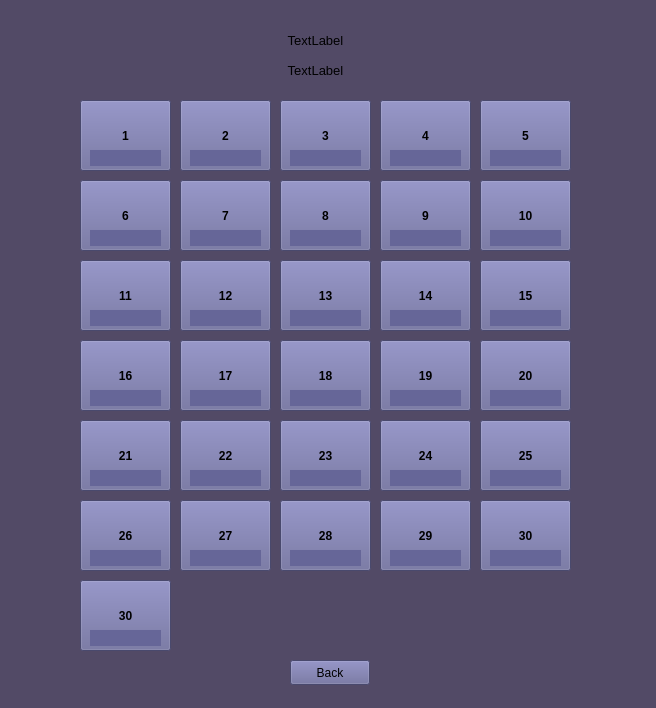
<?xml version="1.0" encoding="UTF-8"?>
<ui version="4.0">
 <class>showWorks</class>
 <widget class="QWidget" name="showWorks">
  <property name="geometry">
   <rect>
    <x>0</x>
    <y>0</y>
    <width>656</width>
    <height>708</height>
   </rect>
  </property>
  <property name="windowTitle">
   <string>showWorks</string>
  </property>
  <property name="styleSheet">
   <string notr="true">background-color:rgb(82, 74, 102);
color: rgb(0, 0, 0)</string>
  </property>
  <widget class="QPushButton" name="pushButton">
   <property name="geometry">
    <rect>
     <x>80</x>
     <y>100</y>
     <width>91</width>
     <height>71</height>
    </rect>
   </property>
   <property name="font">
    <font>
     <pointsize>9</pointsize>
     <weight>75</weight>
     <bold>true</bold>
    </font>
   </property>
   <property name="styleSheet">
    <string notr="true">background-color:rgb(102, 102, 152);
</string>
   </property>
   <property name="text">
    <string>1</string>
   </property>
  </widget>
  <widget class="QLabel" name="label">
   <property name="geometry">
    <rect>
     <x>90</x>
     <y>150</y>
     <width>71</width>
     <height>16</height>
    </rect>
   </property>
   <property name="styleSheet">
    <string notr="true">background-color:rgb(102, 102, 152);
</string>
   </property>
   <property name="text">
    <string/>
   </property>
   <property name="alignment">
    <set>Qt::AlignCenter</set>
   </property>
  </widget>
  <widget class="QLabel" name="label_2">
   <property name="geometry">
    <rect>
     <x>190</x>
     <y>150</y>
     <width>71</width>
     <height>16</height>
    </rect>
   </property>
   <property name="styleSheet">
    <string notr="true">background-color:rgb(102, 102, 152);
</string>
   </property>
   <property name="text">
    <string/>
   </property>
   <property name="alignment">
    <set>Qt::AlignCenter</set>
   </property>
  </widget>
  <widget class="QPushButton" name="pushButton_2">
   <property name="geometry">
    <rect>
     <x>180</x>
     <y>100</y>
     <width>91</width>
     <height>71</height>
    </rect>
   </property>
   <property name="font">
    <font>
     <pointsize>9</pointsize>
     <weight>75</weight>
     <bold>true</bold>
    </font>
   </property>
   <property name="styleSheet">
    <string notr="true">background-color:rgb(102, 102, 152);
</string>
   </property>
   <property name="text">
    <string>2</string>
   </property>
  </widget>
  <widget class="QPushButton" name="pushButton_3">
   <property name="geometry">
    <rect>
     <x>280</x>
     <y>100</y>
     <width>91</width>
     <height>71</height>
    </rect>
   </property>
   <property name="font">
    <font>
     <pointsize>9</pointsize>
     <weight>75</weight>
     <bold>true</bold>
    </font>
   </property>
   <property name="styleSheet">
    <string notr="true">background-color:rgb(102, 102, 152);
</string>
   </property>
   <property name="text">
    <string>3</string>
   </property>
  </widget>
  <widget class="QLabel" name="label_3">
   <property name="geometry">
    <rect>
     <x>290</x>
     <y>150</y>
     <width>71</width>
     <height>16</height>
    </rect>
   </property>
   <property name="styleSheet">
    <string notr="true">background-color:rgb(102, 102, 152);
</string>
   </property>
   <property name="text">
    <string/>
   </property>
   <property name="alignment">
    <set>Qt::AlignCenter</set>
   </property>
  </widget>
  <widget class="QPushButton" name="pushButton_4">
   <property name="geometry">
    <rect>
     <x>380</x>
     <y>100</y>
     <width>91</width>
     <height>71</height>
    </rect>
   </property>
   <property name="font">
    <font>
     <pointsize>9</pointsize>
     <weight>75</weight>
     <bold>true</bold>
    </font>
   </property>
   <property name="styleSheet">
    <string notr="true">background-color:rgb(102, 102, 152);
</string>
   </property>
   <property name="text">
    <string>4</string>
   </property>
  </widget>
  <widget class="QLabel" name="label_4">
   <property name="geometry">
    <rect>
     <x>390</x>
     <y>150</y>
     <width>71</width>
     <height>16</height>
    </rect>
   </property>
   <property name="styleSheet">
    <string notr="true">background-color:rgb(102, 102, 152);
</string>
   </property>
   <property name="text">
    <string/>
   </property>
   <property name="alignment">
    <set>Qt::AlignCenter</set>
   </property>
  </widget>
  <widget class="QLabel" name="label_5">
   <property name="geometry">
    <rect>
     <x>490</x>
     <y>150</y>
     <width>71</width>
     <height>16</height>
    </rect>
   </property>
   <property name="styleSheet">
    <string notr="true">background-color:rgb(102, 102, 152);
</string>
   </property>
   <property name="text">
    <string/>
   </property>
   <property name="alignment">
    <set>Qt::AlignCenter</set>
   </property>
  </widget>
  <widget class="QPushButton" name="pushButton_5">
   <property name="geometry">
    <rect>
     <x>480</x>
     <y>100</y>
     <width>91</width>
     <height>71</height>
    </rect>
   </property>
   <property name="font">
    <font>
     <pointsize>9</pointsize>
     <weight>75</weight>
     <bold>true</bold>
    </font>
   </property>
   <property name="styleSheet">
    <string notr="true">background-color:rgb(102, 102, 152);
</string>
   </property>
   <property name="text">
    <string>5</string>
   </property>
  </widget>
  <widget class="QLabel" name="label_9">
   <property name="geometry">
    <rect>
     <x>390</x>
     <y>230</y>
     <width>71</width>
     <height>16</height>
    </rect>
   </property>
   <property name="styleSheet">
    <string notr="true">background-color:rgb(102, 102, 152);
</string>
   </property>
   <property name="text">
    <string/>
   </property>
   <property name="alignment">
    <set>Qt::AlignCenter</set>
   </property>
  </widget>
  <widget class="QLabel" name="label_10">
   <property name="geometry">
    <rect>
     <x>490</x>
     <y>230</y>
     <width>71</width>
     <height>16</height>
    </rect>
   </property>
   <property name="styleSheet">
    <string notr="true">background-color:rgb(102, 102, 152);
</string>
   </property>
   <property name="text">
    <string/>
   </property>
   <property name="alignment">
    <set>Qt::AlignCenter</set>
   </property>
  </widget>
  <widget class="QLabel" name="label_6">
   <property name="geometry">
    <rect>
     <x>90</x>
     <y>230</y>
     <width>71</width>
     <height>16</height>
    </rect>
   </property>
   <property name="styleSheet">
    <string notr="true">background-color:rgb(102, 102, 152);
</string>
   </property>
   <property name="text">
    <string/>
   </property>
   <property name="alignment">
    <set>Qt::AlignCenter</set>
   </property>
  </widget>
  <widget class="QPushButton" name="pushButton_6">
   <property name="geometry">
    <rect>
     <x>180</x>
     <y>180</y>
     <width>91</width>
     <height>71</height>
    </rect>
   </property>
   <property name="font">
    <font>
     <pointsize>9</pointsize>
     <weight>75</weight>
     <bold>true</bold>
    </font>
   </property>
   <property name="styleSheet">
    <string notr="true">background-color:rgb(102, 102, 152);
</string>
   </property>
   <property name="text">
    <string>7</string>
   </property>
  </widget>
  <widget class="QLabel" name="label_8">
   <property name="geometry">
    <rect>
     <x>290</x>
     <y>230</y>
     <width>71</width>
     <height>16</height>
    </rect>
   </property>
   <property name="styleSheet">
    <string notr="true">background-color:rgb(102, 102, 152);
</string>
   </property>
   <property name="text">
    <string/>
   </property>
   <property name="alignment">
    <set>Qt::AlignCenter</set>
   </property>
  </widget>
  <widget class="QLabel" name="label_7">
   <property name="geometry">
    <rect>
     <x>190</x>
     <y>230</y>
     <width>71</width>
     <height>16</height>
    </rect>
   </property>
   <property name="styleSheet">
    <string notr="true">background-color:rgb(102, 102, 152);
</string>
   </property>
   <property name="text">
    <string/>
   </property>
   <property name="alignment">
    <set>Qt::AlignCenter</set>
   </property>
  </widget>
  <widget class="QPushButton" name="pushButton_7">
   <property name="geometry">
    <rect>
     <x>280</x>
     <y>180</y>
     <width>91</width>
     <height>71</height>
    </rect>
   </property>
   <property name="font">
    <font>
     <pointsize>9</pointsize>
     <weight>75</weight>
     <bold>true</bold>
    </font>
   </property>
   <property name="styleSheet">
    <string notr="true">background-color:rgb(102, 102, 152);
</string>
   </property>
   <property name="text">
    <string>8</string>
   </property>
  </widget>
  <widget class="QPushButton" name="pushButton_8">
   <property name="geometry">
    <rect>
     <x>80</x>
     <y>180</y>
     <width>91</width>
     <height>71</height>
    </rect>
   </property>
   <property name="font">
    <font>
     <pointsize>9</pointsize>
     <weight>75</weight>
     <bold>true</bold>
    </font>
   </property>
   <property name="styleSheet">
    <string notr="true">background-color:rgb(102, 102, 152);
</string>
   </property>
   <property name="text">
    <string>6</string>
   </property>
  </widget>
  <widget class="QPushButton" name="pushButton_9">
   <property name="geometry">
    <rect>
     <x>380</x>
     <y>180</y>
     <width>91</width>
     <height>71</height>
    </rect>
   </property>
   <property name="font">
    <font>
     <pointsize>9</pointsize>
     <weight>75</weight>
     <bold>true</bold>
    </font>
   </property>
   <property name="styleSheet">
    <string notr="true">background-color:rgb(102, 102, 152);
</string>
   </property>
   <property name="text">
    <string>9</string>
   </property>
  </widget>
  <widget class="QPushButton" name="pushButton_10">
   <property name="geometry">
    <rect>
     <x>480</x>
     <y>180</y>
     <width>91</width>
     <height>71</height>
    </rect>
   </property>
   <property name="font">
    <font>
     <pointsize>9</pointsize>
     <weight>75</weight>
     <bold>true</bold>
    </font>
   </property>
   <property name="styleSheet">
    <string notr="true">background-color:rgb(102, 102, 152);
</string>
   </property>
   <property name="text">
    <string>10</string>
   </property>
  </widget>
  <widget class="QLabel" name="label_14">
   <property name="geometry">
    <rect>
     <x>390</x>
     <y>310</y>
     <width>71</width>
     <height>16</height>
    </rect>
   </property>
   <property name="styleSheet">
    <string notr="true">background-color:rgb(102, 102, 152);
</string>
   </property>
   <property name="text">
    <string/>
   </property>
   <property name="alignment">
    <set>Qt::AlignCenter</set>
   </property>
  </widget>
  <widget class="QLabel" name="label_15">
   <property name="geometry">
    <rect>
     <x>490</x>
     <y>310</y>
     <width>71</width>
     <height>16</height>
    </rect>
   </property>
   <property name="styleSheet">
    <string notr="true">background-color:rgb(102, 102, 152);
</string>
   </property>
   <property name="text">
    <string/>
   </property>
   <property name="alignment">
    <set>Qt::AlignCenter</set>
   </property>
  </widget>
  <widget class="QLabel" name="label_11">
   <property name="geometry">
    <rect>
     <x>90</x>
     <y>310</y>
     <width>71</width>
     <height>16</height>
    </rect>
   </property>
   <property name="styleSheet">
    <string notr="true">background-color:rgb(102, 102, 152);
</string>
   </property>
   <property name="text">
    <string/>
   </property>
   <property name="alignment">
    <set>Qt::AlignCenter</set>
   </property>
  </widget>
  <widget class="QPushButton" name="pushButton_11">
   <property name="geometry">
    <rect>
     <x>180</x>
     <y>260</y>
     <width>91</width>
     <height>71</height>
    </rect>
   </property>
   <property name="font">
    <font>
     <pointsize>9</pointsize>
     <weight>75</weight>
     <bold>true</bold>
    </font>
   </property>
   <property name="styleSheet">
    <string notr="true">background-color:rgb(102, 102, 152);
</string>
   </property>
   <property name="text">
    <string>12</string>
   </property>
  </widget>
  <widget class="QLabel" name="label_13">
   <property name="geometry">
    <rect>
     <x>290</x>
     <y>310</y>
     <width>71</width>
     <height>16</height>
    </rect>
   </property>
   <property name="styleSheet">
    <string notr="true">background-color:rgb(102, 102, 152);
</string>
   </property>
   <property name="text">
    <string/>
   </property>
   <property name="alignment">
    <set>Qt::AlignCenter</set>
   </property>
  </widget>
  <widget class="QLabel" name="label_12">
   <property name="geometry">
    <rect>
     <x>190</x>
     <y>310</y>
     <width>71</width>
     <height>16</height>
    </rect>
   </property>
   <property name="styleSheet">
    <string notr="true">background-color:rgb(102, 102, 152);
</string>
   </property>
   <property name="text">
    <string/>
   </property>
   <property name="alignment">
    <set>Qt::AlignCenter</set>
   </property>
  </widget>
  <widget class="QPushButton" name="pushButton_12">
   <property name="geometry">
    <rect>
     <x>280</x>
     <y>260</y>
     <width>91</width>
     <height>71</height>
    </rect>
   </property>
   <property name="font">
    <font>
     <pointsize>9</pointsize>
     <weight>75</weight>
     <bold>true</bold>
    </font>
   </property>
   <property name="styleSheet">
    <string notr="true">background-color:rgb(102, 102, 152);
</string>
   </property>
   <property name="text">
    <string>13</string>
   </property>
  </widget>
  <widget class="QPushButton" name="pushButton_13">
   <property name="geometry">
    <rect>
     <x>80</x>
     <y>260</y>
     <width>91</width>
     <height>71</height>
    </rect>
   </property>
   <property name="font">
    <font>
     <pointsize>9</pointsize>
     <weight>75</weight>
     <bold>true</bold>
    </font>
   </property>
   <property name="styleSheet">
    <string notr="true">background-color:rgb(102, 102, 152);
</string>
   </property>
   <property name="text">
    <string>11</string>
   </property>
  </widget>
  <widget class="QPushButton" name="pushButton_14">
   <property name="geometry">
    <rect>
     <x>380</x>
     <y>260</y>
     <width>91</width>
     <height>71</height>
    </rect>
   </property>
   <property name="font">
    <font>
     <pointsize>9</pointsize>
     <weight>75</weight>
     <bold>true</bold>
    </font>
   </property>
   <property name="styleSheet">
    <string notr="true">background-color:rgb(102, 102, 152);
</string>
   </property>
   <property name="text">
    <string>14</string>
   </property>
  </widget>
  <widget class="QPushButton" name="pushButton_15">
   <property name="geometry">
    <rect>
     <x>480</x>
     <y>260</y>
     <width>91</width>
     <height>71</height>
    </rect>
   </property>
   <property name="font">
    <font>
     <pointsize>9</pointsize>
     <weight>75</weight>
     <bold>true</bold>
    </font>
   </property>
   <property name="styleSheet">
    <string notr="true">background-color:rgb(102, 102, 152);
</string>
   </property>
   <property name="text">
    <string>15</string>
   </property>
  </widget>
  <widget class="QLabel" name="label_19">
   <property name="geometry">
    <rect>
     <x>390</x>
     <y>390</y>
     <width>71</width>
     <height>16</height>
    </rect>
   </property>
   <property name="styleSheet">
    <string notr="true">background-color:rgb(102, 102, 152);
</string>
   </property>
   <property name="text">
    <string/>
   </property>
   <property name="alignment">
    <set>Qt::AlignCenter</set>
   </property>
  </widget>
  <widget class="QLabel" name="label_20">
   <property name="geometry">
    <rect>
     <x>490</x>
     <y>390</y>
     <width>71</width>
     <height>16</height>
    </rect>
   </property>
   <property name="styleSheet">
    <string notr="true">background-color:rgb(102, 102, 152);
</string>
   </property>
   <property name="text">
    <string/>
   </property>
   <property name="alignment">
    <set>Qt::AlignCenter</set>
   </property>
  </widget>
  <widget class="QLabel" name="label_16">
   <property name="geometry">
    <rect>
     <x>90</x>
     <y>390</y>
     <width>71</width>
     <height>16</height>
    </rect>
   </property>
   <property name="styleSheet">
    <string notr="true">background-color:rgb(102, 102, 152);
</string>
   </property>
   <property name="text">
    <string/>
   </property>
   <property name="alignment">
    <set>Qt::AlignCenter</set>
   </property>
  </widget>
  <widget class="QPushButton" name="pushButton_16">
   <property name="geometry">
    <rect>
     <x>180</x>
     <y>340</y>
     <width>91</width>
     <height>71</height>
    </rect>
   </property>
   <property name="font">
    <font>
     <pointsize>9</pointsize>
     <weight>75</weight>
     <bold>true</bold>
    </font>
   </property>
   <property name="styleSheet">
    <string notr="true">background-color:rgb(102, 102, 152);
</string>
   </property>
   <property name="text">
    <string>17</string>
   </property>
  </widget>
  <widget class="QLabel" name="label_18">
   <property name="geometry">
    <rect>
     <x>290</x>
     <y>390</y>
     <width>71</width>
     <height>16</height>
    </rect>
   </property>
   <property name="styleSheet">
    <string notr="true">background-color:rgb(102, 102, 152);
</string>
   </property>
   <property name="text">
    <string/>
   </property>
   <property name="alignment">
    <set>Qt::AlignCenter</set>
   </property>
  </widget>
  <widget class="QLabel" name="label_17">
   <property name="geometry">
    <rect>
     <x>190</x>
     <y>390</y>
     <width>71</width>
     <height>16</height>
    </rect>
   </property>
   <property name="styleSheet">
    <string notr="true">background-color:rgb(102, 102, 152);
</string>
   </property>
   <property name="text">
    <string/>
   </property>
   <property name="alignment">
    <set>Qt::AlignCenter</set>
   </property>
  </widget>
  <widget class="QPushButton" name="pushButton_17">
   <property name="geometry">
    <rect>
     <x>280</x>
     <y>340</y>
     <width>91</width>
     <height>71</height>
    </rect>
   </property>
   <property name="font">
    <font>
     <pointsize>9</pointsize>
     <weight>75</weight>
     <bold>true</bold>
    </font>
   </property>
   <property name="styleSheet">
    <string notr="true">background-color:rgb(102, 102, 152);
</string>
   </property>
   <property name="text">
    <string>18</string>
   </property>
  </widget>
  <widget class="QPushButton" name="pushButton_18">
   <property name="geometry">
    <rect>
     <x>80</x>
     <y>340</y>
     <width>91</width>
     <height>71</height>
    </rect>
   </property>
   <property name="font">
    <font>
     <pointsize>9</pointsize>
     <weight>75</weight>
     <bold>true</bold>
    </font>
   </property>
   <property name="styleSheet">
    <string notr="true">background-color:rgb(102, 102, 152);
</string>
   </property>
   <property name="text">
    <string>16</string>
   </property>
  </widget>
  <widget class="QPushButton" name="pushButton_19">
   <property name="geometry">
    <rect>
     <x>380</x>
     <y>340</y>
     <width>91</width>
     <height>71</height>
    </rect>
   </property>
   <property name="font">
    <font>
     <pointsize>9</pointsize>
     <weight>75</weight>
     <bold>true</bold>
    </font>
   </property>
   <property name="styleSheet">
    <string notr="true">background-color:rgb(102, 102, 152);
</string>
   </property>
   <property name="text">
    <string>19</string>
   </property>
  </widget>
  <widget class="QPushButton" name="pushButton_20">
   <property name="geometry">
    <rect>
     <x>480</x>
     <y>340</y>
     <width>91</width>
     <height>71</height>
    </rect>
   </property>
   <property name="font">
    <font>
     <pointsize>9</pointsize>
     <weight>75</weight>
     <bold>true</bold>
    </font>
   </property>
   <property name="styleSheet">
    <string notr="true">background-color:rgb(102, 102, 152);
</string>
   </property>
   <property name="text">
    <string>20</string>
   </property>
  </widget>
  <widget class="QLabel" name="label_24">
   <property name="geometry">
    <rect>
     <x>390</x>
     <y>470</y>
     <width>71</width>
     <height>16</height>
    </rect>
   </property>
   <property name="styleSheet">
    <string notr="true">background-color:rgb(102, 102, 152);
</string>
   </property>
   <property name="text">
    <string/>
   </property>
   <property name="alignment">
    <set>Qt::AlignCenter</set>
   </property>
  </widget>
  <widget class="QLabel" name="label_25">
   <property name="geometry">
    <rect>
     <x>490</x>
     <y>470</y>
     <width>71</width>
     <height>16</height>
    </rect>
   </property>
   <property name="styleSheet">
    <string notr="true">background-color:rgb(102, 102, 152);
</string>
   </property>
   <property name="text">
    <string/>
   </property>
   <property name="alignment">
    <set>Qt::AlignCenter</set>
   </property>
  </widget>
  <widget class="QLabel" name="label_21">
   <property name="geometry">
    <rect>
     <x>90</x>
     <y>470</y>
     <width>71</width>
     <height>16</height>
    </rect>
   </property>
   <property name="styleSheet">
    <string notr="true">background-color:rgb(102, 102, 152);
</string>
   </property>
   <property name="text">
    <string/>
   </property>
   <property name="alignment">
    <set>Qt::AlignCenter</set>
   </property>
  </widget>
  <widget class="QPushButton" name="pushButton_21">
   <property name="geometry">
    <rect>
     <x>180</x>
     <y>420</y>
     <width>91</width>
     <height>71</height>
    </rect>
   </property>
   <property name="font">
    <font>
     <pointsize>9</pointsize>
     <weight>75</weight>
     <bold>true</bold>
    </font>
   </property>
   <property name="styleSheet">
    <string notr="true">background-color:rgb(102, 102, 152);
</string>
   </property>
   <property name="text">
    <string>22</string>
   </property>
  </widget>
  <widget class="QLabel" name="label_23">
   <property name="geometry">
    <rect>
     <x>290</x>
     <y>470</y>
     <width>71</width>
     <height>16</height>
    </rect>
   </property>
   <property name="styleSheet">
    <string notr="true">background-color:rgb(102, 102, 152);
</string>
   </property>
   <property name="text">
    <string/>
   </property>
   <property name="alignment">
    <set>Qt::AlignCenter</set>
   </property>
  </widget>
  <widget class="QLabel" name="label_22">
   <property name="geometry">
    <rect>
     <x>190</x>
     <y>470</y>
     <width>71</width>
     <height>16</height>
    </rect>
   </property>
   <property name="styleSheet">
    <string notr="true">background-color:rgb(102, 102, 152);
</string>
   </property>
   <property name="text">
    <string/>
   </property>
   <property name="alignment">
    <set>Qt::AlignCenter</set>
   </property>
  </widget>
  <widget class="QPushButton" name="pushButton_22">
   <property name="geometry">
    <rect>
     <x>280</x>
     <y>420</y>
     <width>91</width>
     <height>71</height>
    </rect>
   </property>
   <property name="font">
    <font>
     <pointsize>9</pointsize>
     <weight>75</weight>
     <bold>true</bold>
    </font>
   </property>
   <property name="styleSheet">
    <string notr="true">background-color:rgb(102, 102, 152);
</string>
   </property>
   <property name="text">
    <string>23</string>
   </property>
  </widget>
  <widget class="QPushButton" name="pushButton_23">
   <property name="geometry">
    <rect>
     <x>80</x>
     <y>420</y>
     <width>91</width>
     <height>71</height>
    </rect>
   </property>
   <property name="font">
    <font>
     <pointsize>9</pointsize>
     <weight>75</weight>
     <bold>true</bold>
    </font>
   </property>
   <property name="styleSheet">
    <string notr="true">background-color:rgb(102, 102, 152);
</string>
   </property>
   <property name="text">
    <string>21</string>
   </property>
  </widget>
  <widget class="QPushButton" name="pushButton_24">
   <property name="geometry">
    <rect>
     <x>380</x>
     <y>420</y>
     <width>91</width>
     <height>71</height>
    </rect>
   </property>
   <property name="font">
    <font>
     <pointsize>9</pointsize>
     <weight>75</weight>
     <bold>true</bold>
    </font>
   </property>
   <property name="styleSheet">
    <string notr="true">background-color:rgb(102, 102, 152);
</string>
   </property>
   <property name="text">
    <string>24</string>
   </property>
  </widget>
  <widget class="QPushButton" name="pushButton_25">
   <property name="geometry">
    <rect>
     <x>480</x>
     <y>420</y>
     <width>91</width>
     <height>71</height>
    </rect>
   </property>
   <property name="font">
    <font>
     <pointsize>9</pointsize>
     <weight>75</weight>
     <bold>true</bold>
    </font>
   </property>
   <property name="styleSheet">
    <string notr="true">background-color:rgb(102, 102, 152);
</string>
   </property>
   <property name="text">
    <string>25</string>
   </property>
  </widget>
  <widget class="QLabel" name="label_29">
   <property name="geometry">
    <rect>
     <x>390</x>
     <y>550</y>
     <width>71</width>
     <height>16</height>
    </rect>
   </property>
   <property name="styleSheet">
    <string notr="true">background-color:rgb(102, 102, 152);
</string>
   </property>
   <property name="text">
    <string/>
   </property>
   <property name="alignment">
    <set>Qt::AlignCenter</set>
   </property>
  </widget>
  <widget class="QLabel" name="label_30">
   <property name="geometry">
    <rect>
     <x>490</x>
     <y>550</y>
     <width>71</width>
     <height>16</height>
    </rect>
   </property>
   <property name="styleSheet">
    <string notr="true">background-color:rgb(102, 102, 152);
</string>
   </property>
   <property name="text">
    <string/>
   </property>
   <property name="alignment">
    <set>Qt::AlignCenter</set>
   </property>
  </widget>
  <widget class="QLabel" name="label_26">
   <property name="geometry">
    <rect>
     <x>90</x>
     <y>550</y>
     <width>71</width>
     <height>16</height>
    </rect>
   </property>
   <property name="styleSheet">
    <string notr="true">background-color:rgb(102, 102, 152);
</string>
   </property>
   <property name="text">
    <string/>
   </property>
   <property name="alignment">
    <set>Qt::AlignCenter</set>
   </property>
  </widget>
  <widget class="QPushButton" name="pushButton_26">
   <property name="geometry">
    <rect>
     <x>180</x>
     <y>500</y>
     <width>91</width>
     <height>71</height>
    </rect>
   </property>
   <property name="font">
    <font>
     <pointsize>9</pointsize>
     <weight>75</weight>
     <bold>true</bold>
    </font>
   </property>
   <property name="styleSheet">
    <string notr="true">background-color:rgb(102, 102, 152);
</string>
   </property>
   <property name="text">
    <string>27</string>
   </property>
  </widget>
  <widget class="QLabel" name="label_28">
   <property name="geometry">
    <rect>
     <x>290</x>
     <y>550</y>
     <width>71</width>
     <height>16</height>
    </rect>
   </property>
   <property name="styleSheet">
    <string notr="true">background-color:rgb(102, 102, 152);
</string>
   </property>
   <property name="text">
    <string/>
   </property>
   <property name="alignment">
    <set>Qt::AlignCenter</set>
   </property>
  </widget>
  <widget class="QLabel" name="label_27">
   <property name="geometry">
    <rect>
     <x>190</x>
     <y>550</y>
     <width>71</width>
     <height>16</height>
    </rect>
   </property>
   <property name="styleSheet">
    <string notr="true">background-color:rgb(102, 102, 152);
</string>
   </property>
   <property name="text">
    <string/>
   </property>
   <property name="alignment">
    <set>Qt::AlignCenter</set>
   </property>
  </widget>
  <widget class="QPushButton" name="pushButton_27">
   <property name="geometry">
    <rect>
     <x>280</x>
     <y>500</y>
     <width>91</width>
     <height>71</height>
    </rect>
   </property>
   <property name="font">
    <font>
     <pointsize>9</pointsize>
     <weight>75</weight>
     <bold>true</bold>
    </font>
   </property>
   <property name="styleSheet">
    <string notr="true">background-color:rgb(102, 102, 152);
</string>
   </property>
   <property name="text">
    <string>28</string>
   </property>
  </widget>
  <widget class="QPushButton" name="pushButton_28">
   <property name="geometry">
    <rect>
     <x>80</x>
     <y>500</y>
     <width>91</width>
     <height>71</height>
    </rect>
   </property>
   <property name="font">
    <font>
     <pointsize>9</pointsize>
     <weight>75</weight>
     <bold>true</bold>
    </font>
   </property>
   <property name="styleSheet">
    <string notr="true">background-color:rgb(102, 102, 152);
</string>
   </property>
   <property name="text">
    <string>26</string>
   </property>
  </widget>
  <widget class="QPushButton" name="pushButton_29">
   <property name="geometry">
    <rect>
     <x>380</x>
     <y>500</y>
     <width>91</width>
     <height>71</height>
    </rect>
   </property>
   <property name="font">
    <font>
     <pointsize>9</pointsize>
     <weight>75</weight>
     <bold>true</bold>
    </font>
   </property>
   <property name="styleSheet">
    <string notr="true">background-color:rgb(102, 102, 152);
</string>
   </property>
   <property name="text">
    <string>29</string>
   </property>
  </widget>
  <widget class="QPushButton" name="pushButton_30">
   <property name="geometry">
    <rect>
     <x>480</x>
     <y>500</y>
     <width>91</width>
     <height>71</height>
    </rect>
   </property>
   <property name="font">
    <font>
     <pointsize>9</pointsize>
     <weight>75</weight>
     <bold>true</bold>
    </font>
   </property>
   <property name="styleSheet">
    <string notr="true">background-color:rgb(102, 102, 152);
</string>
   </property>
   <property name="text">
    <string>30</string>
   </property>
  </widget>
  <widget class="QPushButton" name="pushButton_31">
   <property name="geometry">
    <rect>
     <x>80</x>
     <y>580</y>
     <width>91</width>
     <height>71</height>
    </rect>
   </property>
   <property name="font">
    <font>
     <pointsize>9</pointsize>
     <weight>75</weight>
     <bold>true</bold>
    </font>
   </property>
   <property name="styleSheet">
    <string notr="true">background-color:rgb(102, 102, 152);
</string>
   </property>
   <property name="text">
    <string>30</string>
   </property>
  </widget>
  <widget class="QLabel" name="label_31">
   <property name="geometry">
    <rect>
     <x>90</x>
     <y>630</y>
     <width>71</width>
     <height>16</height>
    </rect>
   </property>
   <property name="styleSheet">
    <string notr="true">background-color:rgb(102, 102, 152);
</string>
   </property>
   <property name="text">
    <string/>
   </property>
   <property name="alignment">
    <set>Qt::AlignCenter</set>
   </property>
  </widget>
  <widget class="QPushButton" name="back">
   <property name="geometry">
    <rect>
     <x>290</x>
     <y>660</y>
     <width>80</width>
     <height>25</height>
    </rect>
   </property>
   <property name="styleSheet">
    <string notr="true">background-color:rgb(102, 102, 152);
</string>
   </property>
   <property name="text">
    <string>Back</string>
   </property>
  </widget>
  <widget class="QLabel" name="year">
   <property name="geometry">
    <rect>
     <x>240</x>
     <y>30</y>
     <width>151</width>
     <height>21</height>
    </rect>
   </property>
   <property name="font">
    <font>
     <pointsize>10</pointsize>
    </font>
   </property>
   <property name="text">
    <string>TextLabel</string>
   </property>
   <property name="alignment">
    <set>Qt::AlignCenter</set>
   </property>
  </widget>
  <widget class="QLabel" name="month">
   <property name="geometry">
    <rect>
     <x>240</x>
     <y>60</y>
     <width>151</width>
     <height>21</height>
    </rect>
   </property>
   <property name="font">
    <font>
     <pointsize>10</pointsize>
    </font>
   </property>
   <property name="text">
    <string>TextLabel</string>
   </property>
   <property name="alignment">
    <set>Qt::AlignCenter</set>
   </property>
  </widget>
  <zorder>back</zorder>
  <zorder>pushButton_31</zorder>
  <zorder>pushButton_28</zorder>
  <zorder>pushButton_18</zorder>
  <zorder>pushButton_10</zorder>
  <zorder>pushButton_25</zorder>
  <zorder>pushButton_29</zorder>
  <zorder>pushButton_16</zorder>
  <zorder>pushButton_3</zorder>
  <zorder>pushButton_13</zorder>
  <zorder>pushButton_17</zorder>
  <zorder>pushButton_23</zorder>
  <zorder>pushButton_8</zorder>
  <zorder>pushButton_14</zorder>
  <zorder>pushButton_7</zorder>
  <zorder>pushButton_27</zorder>
  <zorder>pushButton_4</zorder>
  <zorder>pushButton_26</zorder>
  <zorder>pushButton_20</zorder>
  <zorder>pushButton_21</zorder>
  <zorder>pushButton_22</zorder>
  <zorder>pushButton_2</zorder>
  <zorder>pushButton_30</zorder>
  <zorder>pushButton_12</zorder>
  <zorder>pushButton_9</zorder>
  <zorder>pushButton_11</zorder>
  <zorder>pushButton_19</zorder>
  <zorder>pushButton_24</zorder>
  <zorder>pushButton_5</zorder>
  <zorder>pushButton_15</zorder>
  <zorder>pushButton_6</zorder>
  <zorder>pushButton</zorder>
  <zorder>label</zorder>
  <zorder>label_2</zorder>
  <zorder>label_3</zorder>
  <zorder>label_4</zorder>
  <zorder>label_5</zorder>
  <zorder>label_9</zorder>
  <zorder>label_10</zorder>
  <zorder>label_6</zorder>
  <zorder>label_8</zorder>
  <zorder>label_7</zorder>
  <zorder>label_14</zorder>
  <zorder>label_15</zorder>
  <zorder>label_11</zorder>
  <zorder>label_13</zorder>
  <zorder>label_12</zorder>
  <zorder>label_19</zorder>
  <zorder>label_20</zorder>
  <zorder>label_16</zorder>
  <zorder>label_18</zorder>
  <zorder>label_17</zorder>
  <zorder>label_24</zorder>
  <zorder>label_25</zorder>
  <zorder>label_21</zorder>
  <zorder>label_23</zorder>
  <zorder>label_22</zorder>
  <zorder>label_29</zorder>
  <zorder>label_30</zorder>
  <zorder>label_26</zorder>
  <zorder>label_28</zorder>
  <zorder>label_27</zorder>
  <zorder>label_31</zorder>
  <zorder>year</zorder>
  <zorder>month</zorder>
 </widget>
 <resources/>
 <connections/>
</ui>
